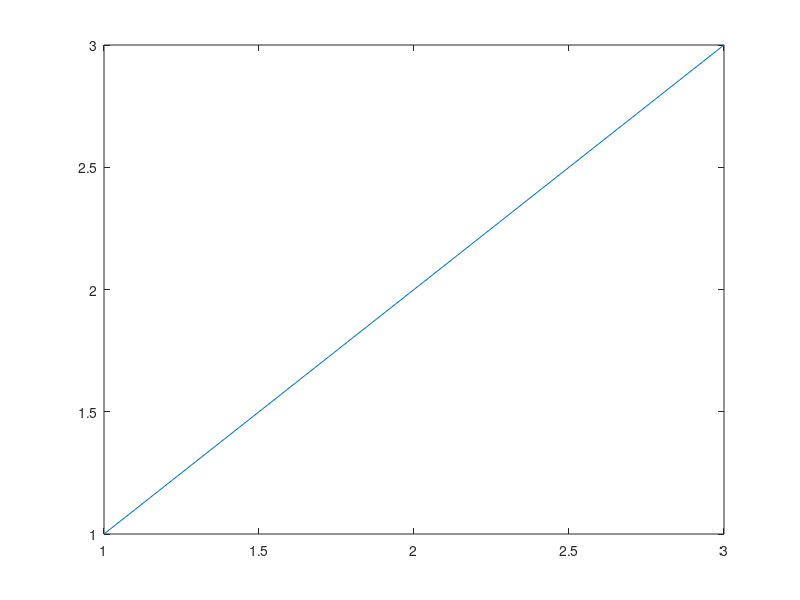
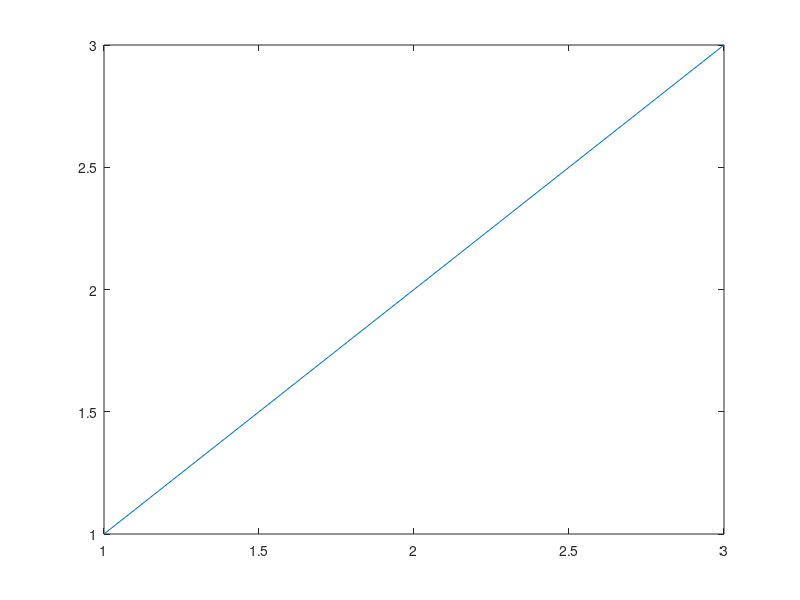
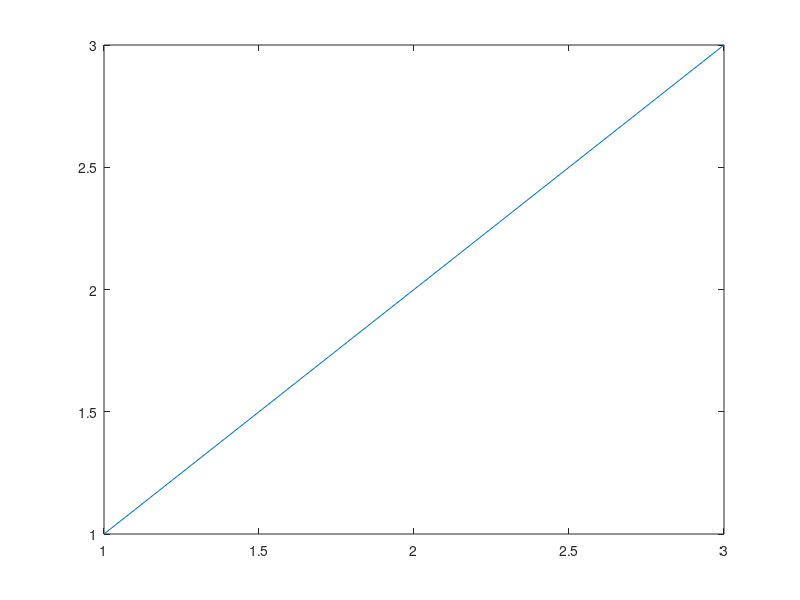
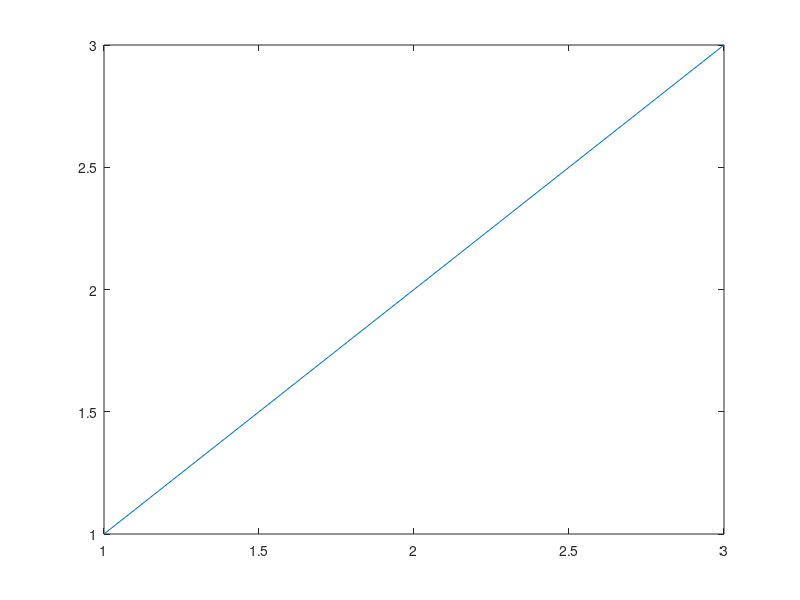

Recreate these plots in MATLAB, in order.
function ProjectMain()
    process_datasets(fullfile(pwd,'Datasets'))
end
function process_datasets(root_directory)
    % Define the list of datasets and their corresponding processing functions
    datasets = containers.Map({'Cure-TSR', 'SIDD', 'Set12','Cure-OR'}, ...
                              {@process_TSR_images, @process_SIDD_images, ...
                               @process_Set12_images, @process_OR_images});

    % Iterate over each dataset
    k = 1;
    for i ={'Set12','Cure-TSR','Cure-OR','SIDD'} 
        dataset = i{1};
        process_function = datasets(dataset);

        % Construct the path to the dataset folder
        dataset_folder = fullfile(root_directory, dataset);

        % Call the corresponding processing function with the path to the dataset folder
        process_function(dataset_folder);
        fprintf('%s Finished\n', dataset);
        figure(k)
        plot([1,2,3],[1,2,3])
        k = k+1;
    end
end
function comparison_results_all = compare(reference_image_path, challenge_image_path, Dataset)
    % Read the images
    reference_image = (imread(reference_image_path));
    challenge_image = (imread(challenge_image_path));
  %  if(strcmp(Dataset,'SIDD'))
   %     reference_image = imresize(reference_image,.2);
    %    challenge_image = imresize(challenge_image,.2);
    %end
    if(size(reference_image) ~= size(challenge_image))
        challenge_image = imresize(challenge_image,size(reference_image));
    end
    if(ndims(reference_image)<3)
        temp = zeros(size(reference_image,1),size(reference_image,2),3);
        temp(:,:,1) = reference_image;
        temp(:,:,2) = temp(:,:,1);
        temp(:,:,3) = temp(:,:,1);
        reference_image = temp;
        temp(:,:,1) = challenge_image;
        temp(:,:,2) = temp(:,:,1);
        temp(:,:,3) = temp(:,:,1);
        challenge_image = temp;
    end
    

    reference_image = im2double(reference_image);
    challenge_image = im2double(challenge_image); 
    % Apply transformations to the challenge image
    challenge_image_transformation1 = transformation1(challenge_image);
    challenge_image_transformation2 = transformation2(challenge_image);

    % Define the list of images to compare
    images_to_compare = {
        challenge_image, '_noTransform';
        challenge_image_transformation1, '_Transformation1';
        challenge_image_transformation2, '_Transformation2'
    };

    % Define the list of comparison functions
    comparison_functions = {@psnr, @ssim, @SUMMER, @csv, @mslUNIQUE, @mslMSUNIQUE,@cwssim_index};

    % Initialize a global dictionary to store the comparison results
    comparison_results_all = {};

    % Iterate over each image to compare
    for i = 1:size(images_to_compare, 1)
        % Initialize a dictionary to store the comparison results
        comparison_results = struct('name', strcat(Dataset, challenge_image_path, images_to_compare{i, 2}));

        % Apply each comparison function to the reference image and the current image
        for j = 1:length(comparison_functions)
            
                try
                    if(strcmp(func2str(comparison_functions{j}),'cwssim_index'))
                        comparison_results.(func2str(comparison_functions{j})) = comparison_functions{j}(im2gray(reference_image), im2gray(images_to_compare{i, 1}),1,1,0,0);
                    else
                        if(strcmp(func2str(comparison_functions{j}),'psnr') ||strcmp(func2str(comparison_functions{j}),'ssim'))
                        comparison_results.(func2str(comparison_functions{j})) = comparison_functions{j}(images_to_compare{i, 1}, reference_image);
                        else
                        comparison_results.(func2str(comparison_functions{j})) = comparison_functions{j}(reference_image, images_to_compare{i, 1});
                            % Add the comparison results to the global dictionary
                        end
                    end
                catch exc
                    %disp(getReport(exc))
                    continue
                end
        end
        comparison_results_all = [comparison_results_all comparison_results];
    end
end
function process_SIDD_images(directory)
    % Get all subfolders and files in the directory
        files = dir(fullfile(directory,'**', '*.png'));
        % Collect each "GT"/"NOISY" image pair as a filepath
        comparison_results_all = {};
        parfor j = 1:length(files)
            file = fullfile(files(j).folder,files(j).name);
            if contains(file, '_GT_')
                NOISYimage = strrep(file, '_GT_', '_NOISY_');
                % Put their file paths into a function called compare
                comparison_result = compare(file, NOISYimage, 'SIDD');
                comparison_results_all = [comparison_results_all comparison_result];

            end
        end
        save SIDD_Data.mat comparison_results_all
end
%{
function comparison_results_all = process_OR_images(directory_path)
    % Get all .jpg files in the directory and its subdirectories
    files = dir(fullfile(directory_path, '**', '*.jpg'));
    % Get all reference images
    ref_path = fullfile(directory_path, '10_grayscale_no_challenge');
    ref_files = dir(fullfile(ref_path,'**', '*.jpg'));
    % Initialize the comparison_results_all cell array
    comparison_results_all = {};
    % Loop throua a =aaaaabifejkgnjsdjkfsedjkfnwdgh each file
    for i = 1:length(files)
        % Check if the file is a challenge image
        if contains(files(i).name, '_')
            % Get the reference image path
            ref_image_name = [files(i).name(1:strfind(files(i).name, '_objectID_')+8), '10_0.jpg'];
            ref_image_path = fullfile(ref_files.folder, ref_image_name);
            % Get the challenge image path
            challenge_image_path = fullfile(files(i).folder, files(i).name);
            % Call the compare function
            comparison_result = compare(ref_image_path, challenge_image_path, 'OR');
            % Append the comparison_result to the comparison_results_all cell array
            comparison_results_all = [comparison_results_all comparison_result];
        end
    end
end 
%}
function process_OR_images(root_folder)
    challenge_free_folder = fullfile(root_folder, '10_grayscale_no_challenge');
    other_folders = dir(root_folder);
    other_folders = other_folders([other_folders.isdir]);
    other_folders = other_folders(~ismember({other_folders.name},{'.','..','10_grayscale_no_challenge'}));
    other_folders = {other_folders.name};

    % Initialize an empty struct to store the comparison results
    comparison_results_all = {};

    % Loop over each folder in the root folder
    parfor i = 1:numel(other_folders)
        folder = fullfile(root_folder, other_folders{i});
        files = dir(fullfile(folder,'**', '*.jpg'));
        n = numel(files);
        for j = 1:20:n
            filename = files(j).name;
            index = strsplit(filename, '_');
            index = [index{1} '_' index{2} '_' index{3} '_' index{4}];
            challenge_free_file = dir(fullfile(challenge_free_folder, '**',[index '_*']));
            if ~isempty(challenge_free_file)
                % Call the compare function and store the result in the struct
                comparison_result = compare(fullfile(challenge_free_file.folder, challenge_free_file.name), fullfile(files(j).folder, filename), 'Cure_OR');
                comparison_results_all = [comparison_results_all comparison_result];
            end
            disp(j/n)
        end
        disp(i)
    end
    save OR_Data.mat comparison_results_all

end
function process_Set12_images(root_folder)
    files = dir(fullfile(root_folder,'*.png'));
    compResultsall = {};
    for i = 1:numel(files)
        filename = files(i).name;
        compans = compare(fullfile(root_folder, filename), fullfile(root_folder, filename), 'Set12');
        compResultsall = [compResultsall compans];
    end
    save set12_Data.mat compResultsall
    disp('Set 12 Finished');
end
function process_TSR_images(root_folder)
    challenge_free_folder = fullfile(root_folder, 'ChallengeFree');
    other_folders = dir(root_folder);
    other_folders = other_folders([other_folders.isdir]);
    other_folders = other_folders(~ismember({other_folders.name},{'.','..','ChallengeFree'}));
    other_folders = {other_folders.name};

    % Initialize an empty struct to store the comparison results
    comparison_results_all = {};

    % Loop over each folder in the root folder
    parfor i = 1:numel(other_folders)
        folder = fullfile(root_folder, other_folders{i});
        files = dir(fullfile(folder, '*.bmp'));
        n = numel(files);
        for j = 1:n
            filename = files(j).name;
            index = strsplit(filename, '_');
            index = index{end};
            challenge_free_file = dir(fullfile(challenge_free_folder, ['*_' index]));
            if ~isempty(challenge_free_file)
                challenge_free_file = challenge_free_file.name;
                % Call the compare function and store the result in the struct
                comparison_result = compare(fullfile(challenge_free_folder, challenge_free_file), fullfile(folder, filename), 'Cure_TSR');
                comparison_results_all = [comparison_results_all comparison_result];
            end
            disp(j/n)
        end
        disp(i)
    end
    save TSR_Data.mat comparison_results_all
end
function out = transformation1(image)
    image = medfilt3(image,[3,3,1]);
    order = 1-log(mean(image(:))/median(image(:)));
    out = ctrHarmFilt(image,[3,3],order);
end
function out = transformation2(image)
    out = ctrHarmFilt(image,[3,3],-1.5);
    out = ctrHarmFilt(out,[3,3],1.5);
end